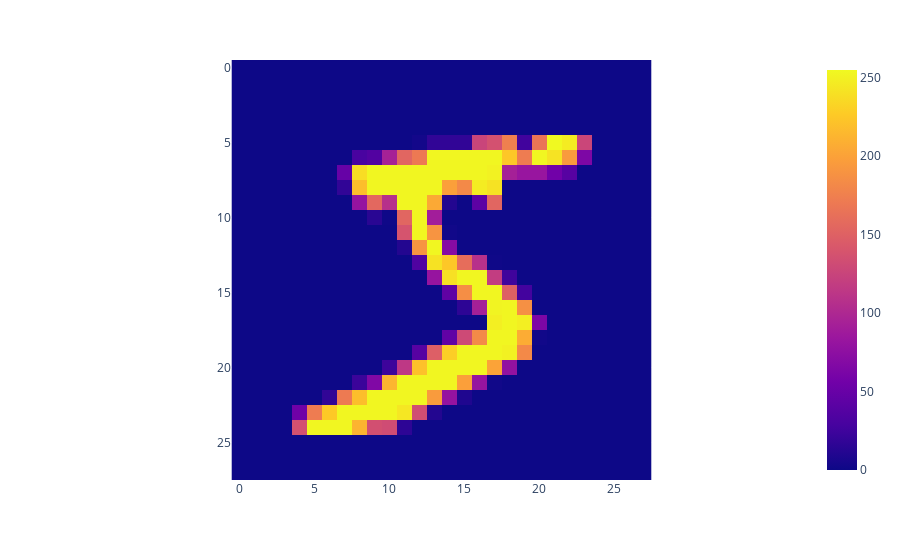

Notebook code for this chart:
### Code cell
if DATASET_NAME == "MNIST":
    channel_in = 1
    input_height = 28
    input_width = 28
    input_dim = input_height * input_width * channel_in
    output_dim = 10
    idx = 0  # @param {type:"slider", min:0, max:59999, step:1}
else:
    channel_in = 3
    input_height = 32
    input_width = 32
    input_dim = input_height * input_width * channel_in
    output_dim = 10
    idx = 0  # @param {type:"slider", min:0, max:49999, step:1}

px.imshow(train_dataset.data[idx])

### Figure 1 — Plotly figure (JSON) as saved in the notebook; plotly's stock layout.template omitted (floating-point values rounded to 4 significant figures; data arrays with more than 128 entries replaced by an {"elided": "..."} marker saying what was removed)
{"data": [{"coloraxis": "coloraxis", "hovertemplate": "x: %{x}<br>y: %{y}<br>color: %{z}<extra></extra>", "name": "0", "type": "heatmap", "xaxis": "x", "yaxis": "y", "z": {"elided": "28x28 int values"}}], "layout": {"coloraxis": {"colorscale": [[0, "#0d0887"], [0.1111, "#46039f"], [0.2222, "#7201a8"], [0.3333, "#9c179e"], [0.4444, "#bd3786"], [0.5556, "#d8576b"], [0.6667, "#ed7953"], [0.7778, "#fb9f3a"], [0.8889, "#fdca26"], [1, "#f0f921"]]}, "margin": {"t": 60}, "xaxis": {"anchor": "y", "constrain": "domain", "domain": [0, 1], "scaleanchor": "y"}, "yaxis": {"anchor": "x", "autorange": "reversed", "constrain": "domain", "domain": [0, 1]}}}
